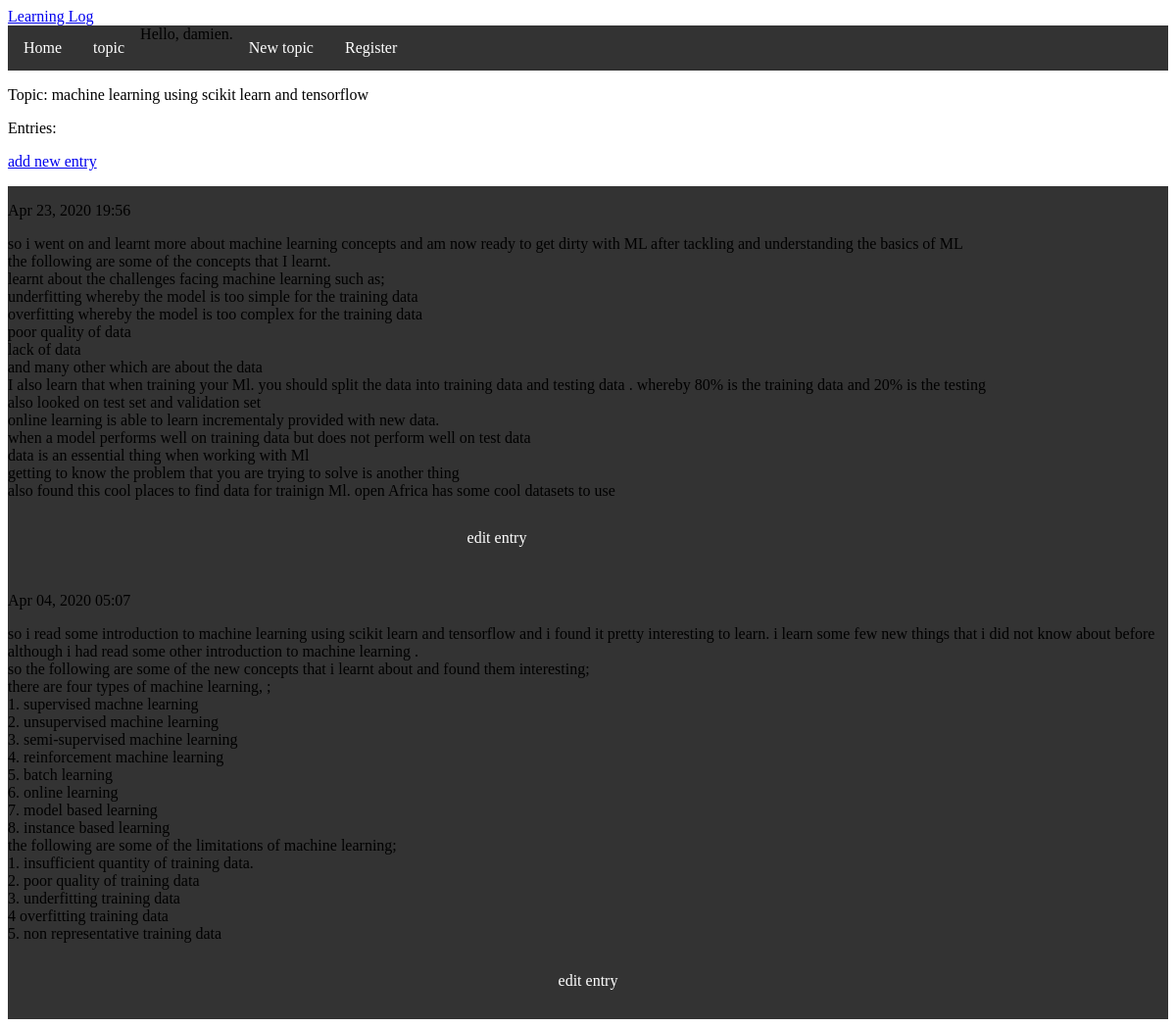
Page /topics/4/ (signed in) on the committed database.
### learning_logs/models.py (models this page shows, shortened)
class Topic(models.Model):
	text = models.CharField(max_length=200)
	date_added = models.DateTimeField(auto_now_add=True)
	owner = models.ForeignKey(User)
	def __str__(self):
		return self.text

class Entry(models.Model):
	topic = models.ForeignKey( Topic)
	text = models.TextField()
	date_added = models.DateTimeField(auto_now_add=True)
	class Meta:
		verbose_name_plural = 'entries'

### learning_logs/views.py (the view)
# urls.py: url(r'^topics/(?P<topic_id>\d+)/$' , views.topic, name='topic'),
@login_required
def topic(request, topic_id):
	topic = Topic.objects.get(id=topic_id)
	entries = topic.entry_set.order_by('-date_added')
	context = {'topic': topic, 'entries': entries}
	return render(request, 'learning_logs/topic.html', context)

### learning_logs/templates/learning_logs/topic.html
{% extends 'learning_logs/base.html' %}
{% block content %}
<p> Topic: {{ topic}}</p>
<p>Entries:</p>
<p>
	<a href="{% url 'learning_logs:new_entry' topic.id %}">add new entry</a>
</p>
<ul>
	{% for entry in entries %}
	<li>
		<p>{{ entry.date_added|date:'M d, Y H:i' }}</p>
		<p>{{ entry.text|linebreaks }}</p>
		<p>
			<a href="{% url 'learning_logs:edit_entry' entry.id %}">edit entry</a>
		</p>
	</li>
	{% empty %}
	<li>
		there are no entries for this topic yet
	</li>
	{% endfor %}
</ul>
{% endblock content %}

### learning_logs/templates/learning_logs/base.html (shortened to what this page needs)
<!DOCTYPE html>
<html>
<head>
</head>
<body style="background-color:white;, padding: 20px; ">
	<a href="{% url 'learning_logs:index' %}">Learning Log</a>
<ul>
  <li><a href="{% url 'learning_logs:index' %}">Home</a></li>
  <li><a href="{% url 'learning_logs:topics' %} ">topic</a>
  </li>
  <li>
    {% if user.is_authenticated %}
    Hello, {{ user.username }}.
    <a href="{% url 'users:logout' %} "></a>
    {% else %}
    <a href="{% url 'users:login' %} "> Log in</a>
    {% endif %}
  </li>
  <li><a href="{% url 'learning_logs:new_topic' %}">New topic</a></li>
  <li>
      <a href="{% url 'users:register' %}">Register</a>
  </li>
</ul>
	{%  block content %}
	{% endblock content %}
</body>
</html>

### learning_logs/templates/learning_logs/base.html (style rules this page uses)
ul { list-style-type: none; margin: 0; padding: 0; overflow: hidden; background-color: #333; }
li { float: left; }
li a { display: block; color: white; text-align: center; padding: 14px 16px; text-decoration: none; }

### rows in the picture
Topic: text "machine learning using scikit learn and tensorflow"
Entry: date_added "Apr 23, 2020 19:56", text "so i went on and learnt more about machine learning concepts and am now ready to get dirty with ML after tackling and understanding the basics of ML the following are some of the concepts that I learnt. learnt about the challenges facing machine learning such as; underfitting whereby the model is too simple for the training data overfitting whereby the model is too complex for the training data poor quality of data lack of data and many other which are about the data I also learn that when training your Ml. you should split the data into training data and testing data . whereby 80% is the training data and 20% is the testing also looked on test set and validation set online learning is able…"
Entry: date_added "Apr 04, 2020 05:07", text "so i read some introduction to machine learning using scikit learn and tensorflow and i found it pretty interesting to learn. i learn some few new things that i did not know about before although i had read some other introduction to machine learning . so the following are some of the new concepts that i learnt about and found them interesting; there are four types of machine learning, ; 1. supervised machne learning 2. unsupervised machine learning 3. semi-supervised machine learning 4. reinforcement machine learning 5. batch learning 6. online learning 7. model based learning 8. instance based learning the following are some of the limitations of machine learning; 1. insufficient quantity…"

### other values in the picture
{{ user.username }} "damien"
